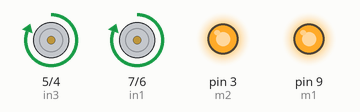
The sketch below on a simulated Arduino Uno, built with avr-gcc and run on an emulated ATmega328P. On the bench: motor-driver pin pairs drawn as motors (green arrow = first pin HIGH = forward, orange = second pin HIGH = backward, longer = more drive), output pins drawn as LEDs (lit = HIGH).

Above: at 2.5 s.
At 7.5 s:
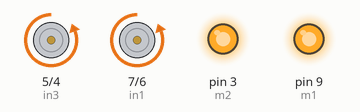
At 12.5 s:
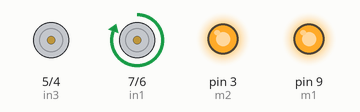
At 17.5 s:
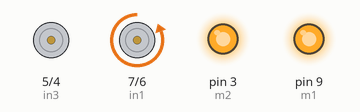
At 22.5 s:
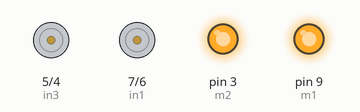
Timing chart, 0 to 28.8 s (numbered marks = the images above):
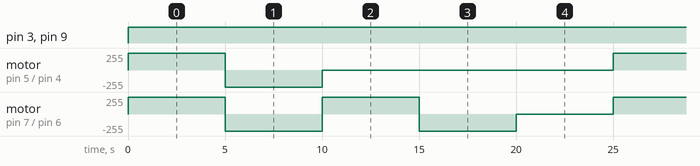

The sketch:

bluetooth_less.ino
```cpp
int m1 = 9;
 int m2 = 3;

  int in1 =7;
   int in2 =6;
   int in3=5;
    int in4 =4;


void setup() {

  pinMode(m1,OUTPUT);
    pinMode(m2,OUTPUT);
       pinMode(in1,OUTPUT);
       pinMode(in2,OUTPUT);
       pinMode(in3,OUTPUT);
       pinMode(in4,OUTPUT);


}

void loop()
{
  digitalWrite(m1,HIGH);
digitalWrite(m2,HIGH);

digitalWrite(in1,HIGH);
digitalWrite(in2,LOW);
digitalWrite(in3,HIGH);
digitalWrite(in4,LOW);
delay(5000);

digitalWrite(m1,HIGH);
digitalWrite(m2,HIGH);

digitalWrite(in1,LOW);
digitalWrite(in2,HIGH);
digitalWrite(in3,LOW);
digitalWrite(in4,HIGH);
delay(5000);


digitalWrite(m1,HIGH);
digitalWrite(m2,HIGH);

digitalWrite(in1,HIGH);
digitalWrite(in2,LOW);
digitalWrite(in3,LOW);
digitalWrite(in4,LOW);
delay(5000);


digitalWrite(m1,HIGH);
digitalWrite(m2,HIGH);

digitalWrite(in1,LOW);
digitalWrite(in2,LOW);
digitalWrite(in2,HIGH);
digitalWrite(in4,LOW);
delay(5000);


digitalWrite(m1,HIGH);
digitalWrite(m2,HIGH);

digitalWrite(in1,LOW);
digitalWrite(in2,LOW);
digitalWrite(in3,LOW);
digitalWrite(in4,LOW);
delay(5000);


}
```

Measured:
- by itself, pin 3 (m2), pin 9 (m1): LOW → HIGH at 0.00 s
- by itself, motor on pin 5 (in3) / pin 4 (in4): repeats every 25.0 s: backward 255/255 5.0 s, stopped 15.0 s, forward 255/255 5.0 s
- by itself, motor on pin 7 (in1) / pin 6 (in2): repeats every 25.0 s: backward 255/255 5.0 s, forward 255/255 5.0 s, backward 255/255 5.0 s, stopped 5.0 s, forward 255/255 5.0 s
